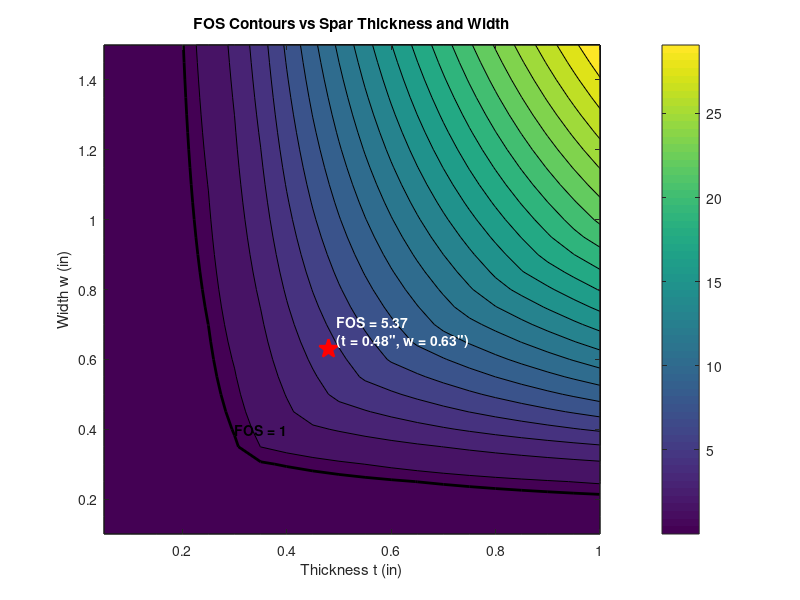

Recreate this plot in MATLAB. (Note: this script raises an error after producing the figure.)
%% Analysis for Airbrakes Structural Spars: Buckling Failure
% Group: SARP, University of Washington
clear all;
clc;
%% Assumptions and Limitations
% Load case is max bending moment @ max q plus liftoff thrust (max axial).
% Most conservative case, as these two don't occur at the same instant
% All calculations are for a single spar assuming a constant stress over
% the face. Cases where the bending moment is not applied directly over a
% pair of spars. i.e. the rocket is slightly rotated, are not accounted
% for. 
%% Inputs
D = 6; % diameter of rocket
L = 11.5; % Length of spar
MaxMoment = 4276; % Expected Aerodynamic Bending Load (lbf-in)
MaxAxialLiftoff = 0;  % Max axial compressive load at liftoff (lbf)
MaxShockLoad = 1018; % Max axial shock tensile force (lbf)
%% Geometry Parameters and Loads
t = 0.05:0.05:1.0; % Thickness range  of spar
w = 0.1:0.05:1.5; % Width range of spar (radially)
[T, W] = meshgrid(t, w); % T: each row is a copy of t. W: each column is a copy of. Allows us to test all combos of t, w
y0 = 3 - W./2; % offset of spar from center
A = T .* W; % Finding the Area of the cross section
Ix = (1/12).*T.*W.^3 + A.*y0.^2; % Calcuating area moment of inertia of the beam relative to rocket longitudinal axis
MaxStress = (MaxMoment .* y0) ./ Ix; % Stress caused by aerodynamic bending @ max Q
MaxLoad   = MaxAxialLiftoff + (MaxStress .* A); % Force on Spar (different for each possible size)
%% Buckling critical load
E = 10e6; % Elasticity Modulus (6061-T6) (psi)
yield = 40000; % Tensile Yield Strength (6061-T6) (psi)
K = 0.65; % effective length factor; k = .5 for fixed-fixed, but .65 is recommended
Le = K * L; % effective length
I_t = (1/12).*T.*W.^3; % Calculating moment of inertia of the beam about thickness axis
I_w = (1/12).*T.^3 .*W; % Moment of inertia for beam about radial width axis

for i=1:size(I_t,1) % rows
    for j=1:size(I_t, 2) % cols
        I(i,j) = min(I_t(i,j), I_w(i,j)); % smallest I for each possible shape
    end
end

r = sqrt(I ./ A); % radius of gyration
S = Le ./ r; % slenderness ratio
Scomp = sqrt(2*pi^2*E/yield); % Determination of whether or not to use Euler's Buckling Theorem or Johnson's Formula (Calculating the Slenderness)
% Element-wise selection: use Euler where S > Scomp, Johnson otherwise
% F is critical load
useEuler = S > Scomp; % binary matrix that shows where statement is true (1)
F = nan(size(S)); % empty matrix of all NaN; size matches meshgrid
F(useEuler)  = pi^2 * E .* I(useEuler) ./ Le.^2; % Euler's Buckling theorem; (useEuler) auto applies to elements where Euler is true
F(~useEuler) = A(~useEuler) .* (yield - ((yield .* Le)./(2*pi.*r(~useEuler))).^2 .* (1/E)); % Johnson's Formula (applies where Euler is false)
FOS = F ./ MaxLoad; % Calculating the Factor of Safety
%% Plot
figure
contourf(T, W, FOS, 20)
colorbar
xlabel('Thickness t (in)')
ylabel('Width w (in)')
title('FOS Contours vs Spar Thickness and Width')
% Highlights FOS = 1 boundary
hold on
contour(T, W, FOS, [1 1], 'k', 'LineWidth', 2)
text(0.3,0.4,'FOS = 1','Color','k','FontWeight','bold')
% Mark FOS at the design point: t = ", w = "
t_mark = 0.48;
w_mark = 0.63;
FOS_mark = interp2(T, W, FOS, t_mark, w_mark);   % FOS at the chosen geometry
plot(t_mark, w_mark, 'rp', 'MarkerSize', 14, ...
    'MarkerFaceColor', 'r', 'LineWidth', 1.5)
text(t_mark, w_mark, ...
    sprintf('  FOS = %.2f\n  (t = %.2f", w = %.2f")', FOS_mark, t_mark, w_mark), ...
    'Color', 'w', 'FontWeight', 'bold', ...
    'VerticalAlignment', 'bottom')
hold off
MOS_mark = FOS_mark - 2; % Margin of safety, using 2 as SARP baseline for analytical analysis only
%% Tensile Bolt Stress
% One bolt per-spar for 4 spars; data taken from SAE table in 'Sockeye Bulkhead Config
% Sheet'
UltStrength = 4610; % ultimate tensile strength in lbf
MaxTensileBend = interp2(T, W, MaxLoad, t_mark, w_mark); % max load from bending; average over spar for one spar
MaxShockLoad = MaxShockLoad / 4; % Shock force per-spar (lbf). Assume load is directly aligned with axis
TotalTensileLoad = MaxTensileBend + MaxShockLoad;
TensileFOS = TotalTensileLoad
%% Console summary at the design point
fprintf('--- Design point (t = %.2f", w = %.2f") ---\n', t_mark, w_mark);
fprintf('Max applied load   : %.2f lbf\n', interp2(T, W, MaxLoad, t_mark, w_mark));
fprintf('Buckling capacity  : %.2f lbf\n', interp2(T, W, F,        t_mark, w_mark));
fprintf('Factor of Safety   : %.2f\n',     FOS_mark);
fprintf('Margin of Safety   : %.2f\n', MOS_mark);
fprintf('Tensile Bolt FOS')
%% Export data for sheets
Tcol = T(:);
Wcol = W(:);
FOScol = FOS(:);
MaxLoadCol = MaxLoad(:);
BucklingLoadCol = F(:);
DataTable = table(Tcol, Wcol, FOScol, MaxLoadCol, BucklingLoadCol, ...
    'VariableNames', {'Thickness_in','Width_in','FOS','MaxLoad_lbf','BucklingLoad_lbf'});
writetable(DataTable, 'spar_FOS_results.csv');

%% References
% https://mechanicalc.com/calculators/column-buckling/validation gives the
% equation to calculate the critical slenderness ratio
